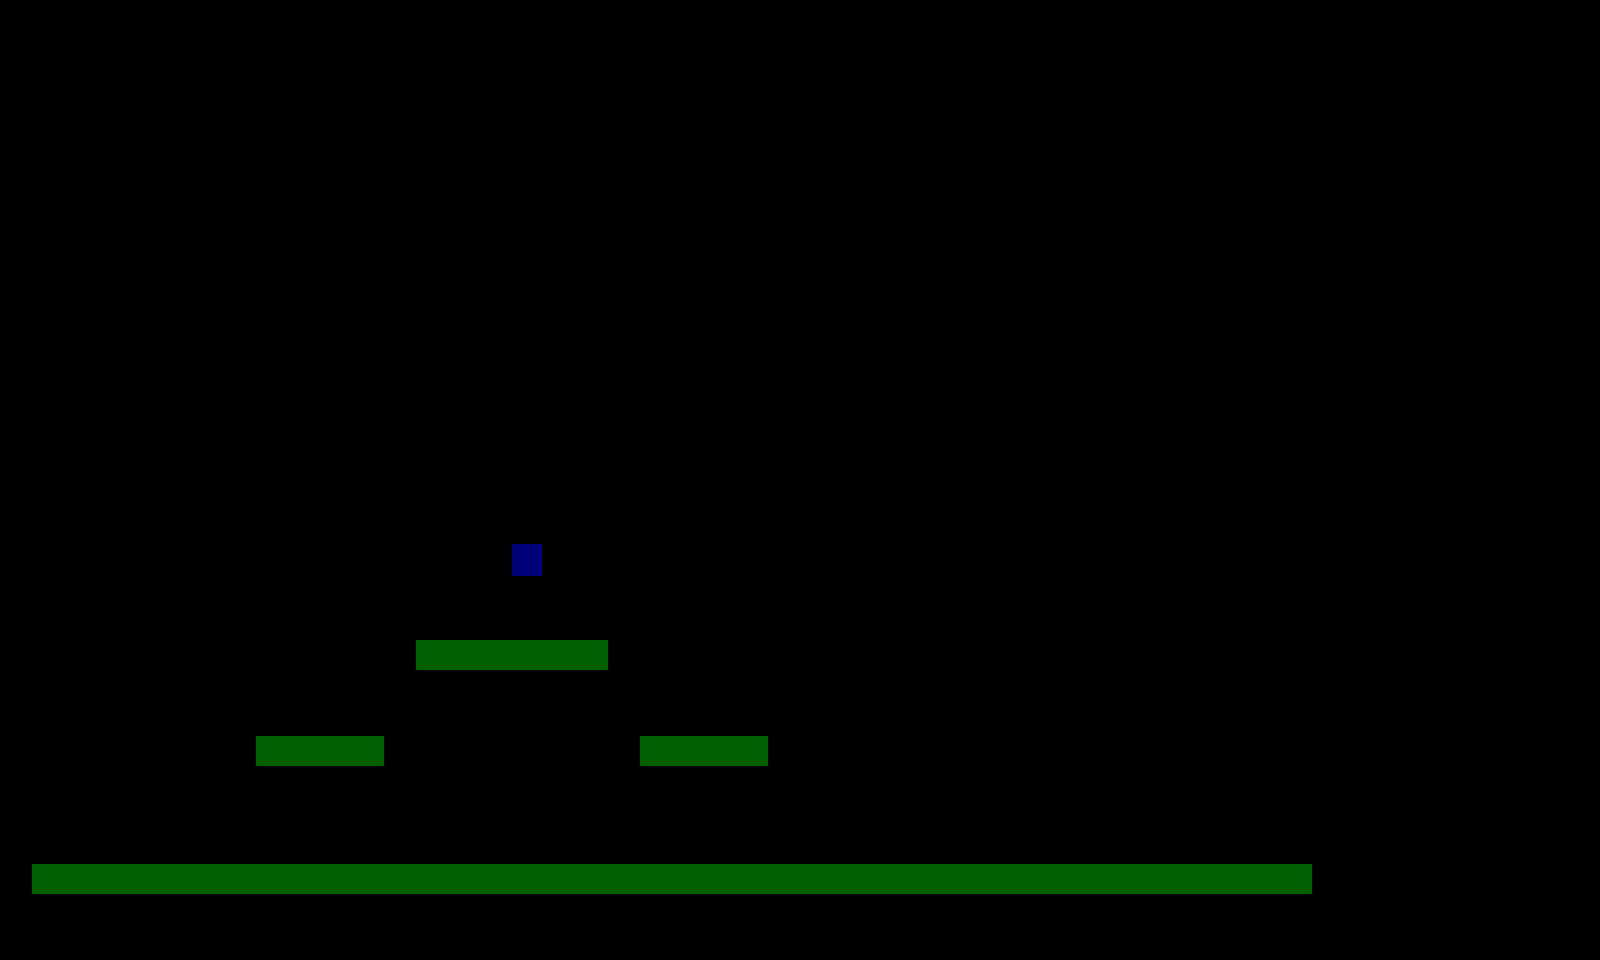

Tiled map render using the project's own tile images. Description and the map definition, with tile-layer contents summarised, below:
An orthogonal 50x30 tile map with 32x32 px tiles, 3 tile layers (darkWorld, lightWorld, end1), 3 hidden layers not drawn.

<map version="1.0" orientation="orthogonal" width="50" height="30" tilewidth="32" tileheight="32">
 <tileset firstgid="1" name="tileSet" tilewidth="32" tileheight="32">
  <image source="tileSet.png" width="256" height="256" />
 </tileset>
 <layer name="darkWorld" width="50" height="30">
  <data>[1500 cells, 48 non-empty, 2 distinct tile ids]</data>
 </layer>
 <layer name="lightWorld" width="50" height="30">
  <data>[1500 cells, 41 non-empty, 1 distinct tile ids]</data>
 </layer>
 <layer name="spawnJupiter" width="50" height="30" visible="0">
  <data>[1500 cells, 1 non-empty, 1 distinct tile ids]</data>
 </layer>
 <layer name="spawnSeal" width="50" height="30" visible="0">
  <data>[1500 cells, 1 non-empty, 1 distinct tile ids]</data>
 </layer>
 <layer name="spawnSwan" width="50" height="30" visible="0">
  <data>[1500 cells, 1 non-empty, 1 distinct tile ids]</data>
 </layer>
 <layer name="end1" width="50" height="30">
  <data>[1500 cells, 1 non-empty, 1 distinct tile ids]</data>
 </layer>
</map>
